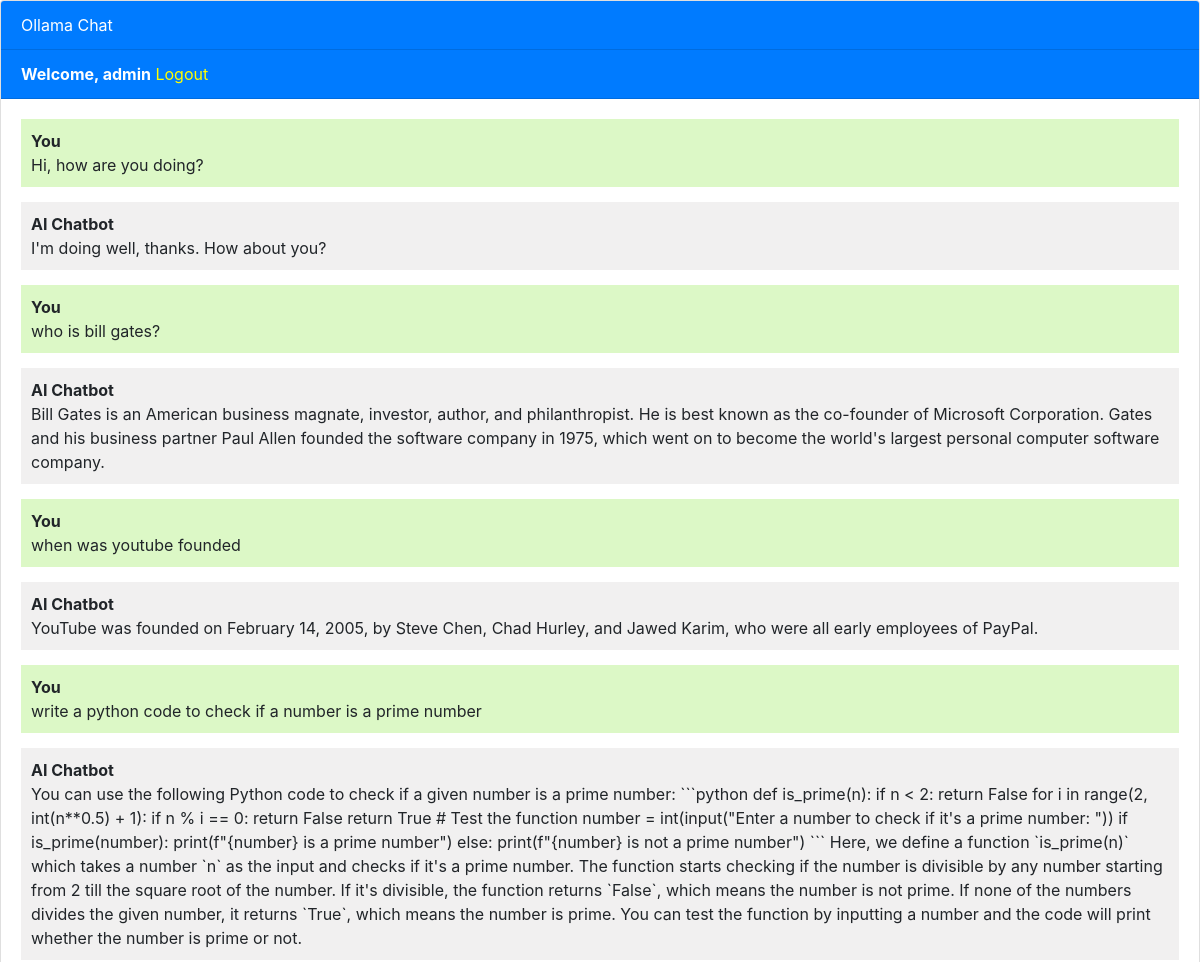
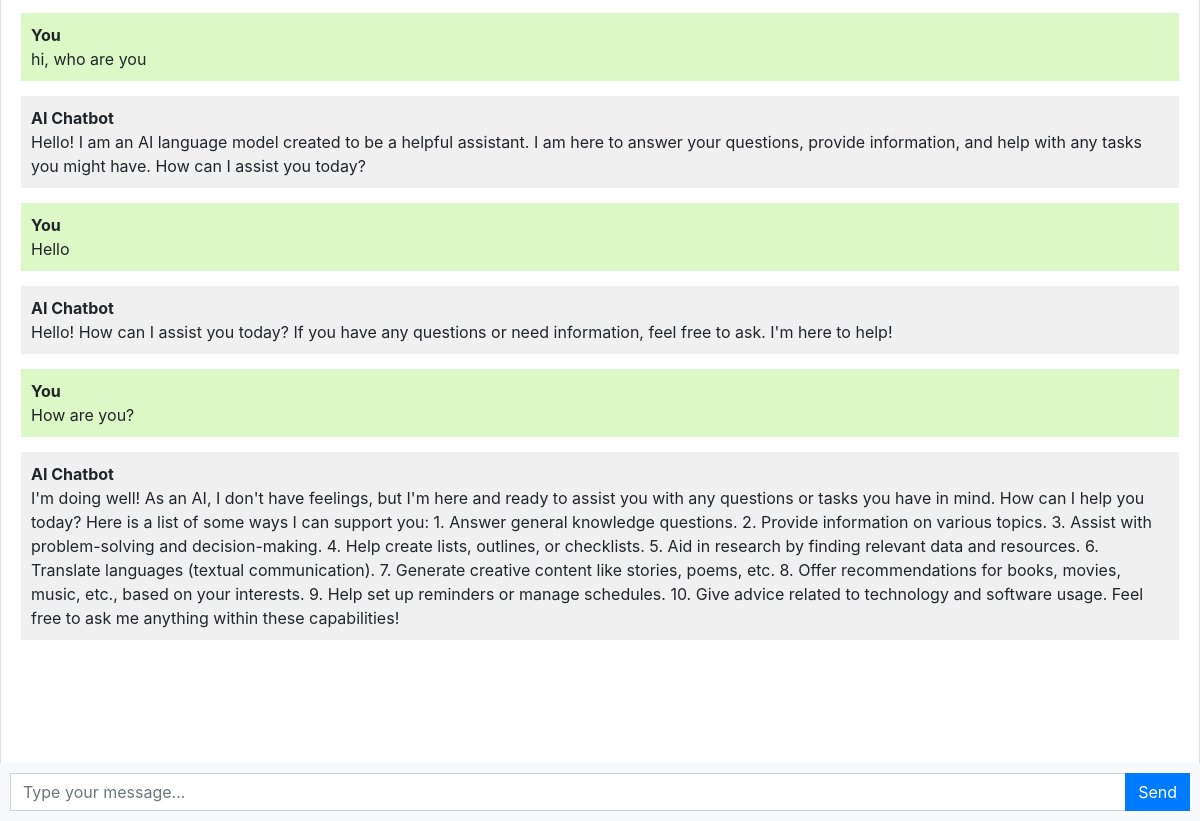
Screenshot of / (signed in) with the database file from the repository (2 pictures, top to bottom).
### chatbot/models.py (models this page shows, shortened)
class Chat(models.Model):
    user = models.ForeignKey(User, on_delete=models.CASCADE)
    message = models.TextField()
    response = models.TextField()
    created_at = models.DateTimeField(auto_now_add=True)

### chatbot/views.py (the view, shortened to what this page needs)
# urls.py: path('', views.chatbot, name='chatbot'),
@csrf_exempt
def chatbot(request):
    chats = Chat.objects.filter(user=request.user)
    return render(request, 'chatbot.html', {'chats': chats})

### templates/chatbot.html (shortened to what this page needs)
{% extends 'base.html' %}
{% block content %}
<div class="chat-container">
  <div class="card flex-grow-1">
    <div class="card-header bg-primary text-white">Ollama Chat</div>
    {% if user.is_authenticated %}
    <div class="card-header bg-primary text-white"><b>Welcome, {{user.username}}</b>   <a style="color: yellow;" href="logout">Logout</a></div>
    {% else %}
    <div class="card-header bg-primary text-white"><a style="color: yellow" href="login">Login</a>   <a style="color: yellow;" href="register">Register</a></div>
    {% endif %}
    <div class="card-body messages-box">
      <ul class="list-unstyled messages-list">
        {% for chat in chats %}
          {% if chat.user == request.user %}
            <li class="message sent">
          <div class="message-text">
            <div class="message-sender">
              <b>You</b>
            </div>
            <div class="message-content">
              {{chat.message}}
            </div>
          </div>
        </li>
        <li class="message received">
          <div class="message-text">
            <div class="message-sender">
              <b>AI Chatbot</b>
            </div>
            <div class="message-content">
              {{chat.response}}
            </div>
          </div>
        </li>
          {% endif %}
        {% endfor %}
      </ul>
    </div>
    <br><br>
    <br><br>
    <br><br>
  </div>
  <form class="message-form">
    <div class="input-group">
      <input type="text" class="form-control message-input" placeholder="Type your message...">
      <div class="input-group-append">
        <button type="submit" class="btn btn-primary btn-send">Send</button>
      </div>
    </div>
  </form>
</div>
{% endblock %}

### templates/chatbot.html (style rules this page uses)
body, html { height: 100%; }
.messages-box { flex: 1; overflow-y: auto; }
.messages-list { padding-left: 0; }
.message { margin-bottom: 15px; list-style: none; }
.message-text { padding: 10px; border-radius: 5px; }
.sent { background-color: #dcf8c6; align-self: flex-end; }
.received { background-color: #f1f0f0; align-self: flex-start; }
.message-form { display: flex; position: fixed; bottom: 0; left: 0; right: 0; padding: 10px; background-color: #f8f9fa; }
.message-input { flex: 1; border-radius: 0; border-right: none; }
.btn-send { border-radius: 0; }
.chat-container { height: 100%; display: flex; flex-direction: column; }

### rows the page displays
Chat: message "Hi, how are you doing?", response "I'm doing well, thanks. How about you?"
Chat: message "who is bill gates?", response "Bill Gates is an American business magnate, investor, author, and philanthropist. He is best known as the co-founder of Microsoft Corporation. Gates and his business partner Paul Allen founded the software company in 1975, which went on to become the world's largest personal computer software company."
Chat: message "when was youtube founded", response "YouTube was founded on February 14, 2005, by Steve Chen, Chad Hurley, and Jawed Karim, who were all early employees of PayPal."
Chat: message "write a python code to check if a number is a prime number", response "You can use the following Python code to check if a given number is a prime number: ```python def is_prime(n): if n < 2: return False for i in range(2, int(n**0.5) + 1): if n % i == 0: return False return True # Test the function number = int(input(\"Enter a number to check if it's a prime number: \")) if is_prime(number): print(f\"{number} is a prime number\") else: print(f\"{number} is not a prime number\") ``` Here, we define a function `is_prime(n)` which takes a number `n` as the input and checks if it's a prime number. The function starts checking if the number is divisible by any number starting from 2 till the square root of the number. If it's divisible, the function returns `False`,…"
Chat: message "hi, who are you", response "Hello! I am an AI language model created to be a helpful assistant. I am here to answer your questions, provide information, and help with any tasks you might have. How can I assist you today?"
Chat: message "Hello", response "Hello! How can I assist you today? If you have any questions or need information, feel free to ask. I'm here to help!"
Chat: message "How are you?", response "I'm doing well! As an AI, I don't have feelings, but I'm here and ready to assist you with any questions or tasks you have in mind. How can I help you today? Here is a list of some ways I can support you: 1. Answer general knowledge questions. 2. Provide information on various topics. 3. Assist with problem-solving and decision-making. 4. Help create lists, outlines, or checklists. 5. Aid in research by finding relevant data and resources. 6. Translate languages (textual communication). 7. Generate creative content like stories, poems, etc. 8. Offer recommendations for books, movies, music, etc., based on your interests. 9. Help set up reminders or manage schedules. 10. Give advice related…"

### other values shown
{{ user.username }} "admin"
